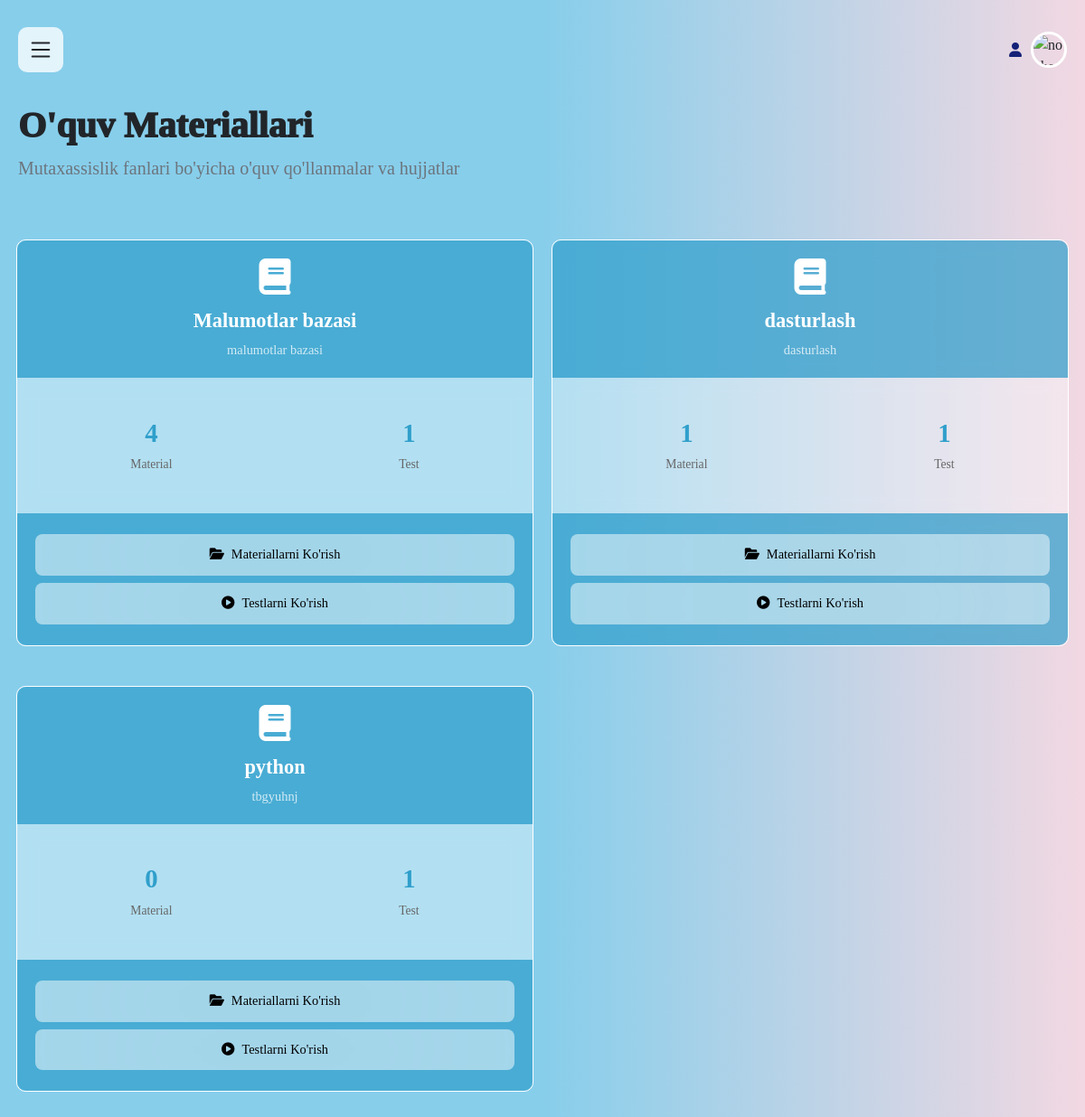
/documents/, run on the app's committed database.
### app1/models.py (models this page shows, shortened)
class Subject(models.Model):
    name = models.CharField(max_length=255)
    description = models.TextField(blank=True, null=True)

### app1/views.py (the view)
# urls.py: path('documents/', views.documents, name='documents'),
def documents(request):
    subjects = Subject.objects.prefetch_related('document_set').all()
    return render(request, 'app1/documents.html', {'subjects': subjects})

### templates/app1/documents.html (shortened to what this page needs)
{% extends 'base.html' %} {% block content %}
<div class="documents_box">
  <div class="row mb-5">
    <div class="col-12">
      <div
        class="d-flex justify-content-between align-items-center"
        id="new_mat"
      >
        <div>
          <h1>O'quv Materiallari</h1>
          <p class="lead text-muted">
            Mutaxassislik fanlari bo'yicha o'quv qo'llanmalar va hujjatlar
          </p>
        </div>
      </div>
    </div>
  </div>
  <div class="row" id="row">
    {% for subject in subjects %}
    <div class="col-xl-4 col-lg-6 mb-4" id="row_contaner">
      <div class="card">
        <div class="cont_fan">
          <i class="fas fa-book fa-3x mb-3"></i>
          <h4 class="card-title mb-2">{{ subject.name }}</h4>
          {% if subject.description %}
          <p class="card-text opacity-75 mb-0">
            {{ subject.description|truncatewords:15 }}
          </p>
          {% endif %}
        </div>
        <div class="card_info">
          <div>
            <h5>{{ subject.document_set.count }}</h5>
            <small>Material</small>
          </div>
          <div>
            <h5>{{ subject.test_set.count }}</h5>
            <small>Test</small>
          </div>
        </div>
        <div class="mat_button">
          <a href="{% url 'subject_documents' subject.id %}">
            <i class="fas fa-folder-open me-2"></i>Materiallarni Ko'rish
          </a>
          {% if subject.test_set.exists %}
          <a href="{% url 'tests' %}">
            <i class="fas fa-play-circle me-2"></i>Testlarni Ko'rish
          </a>
          {% endif %}
        </div>
      </div>
    </div>
    {% endfor %}
  </div>
</div>
{% endblock %}

### templates/base.html (style rules this page uses)
* { padding: 0; margin: 0; font-family: "Times New Roman", Times, serif; box-sizing: border-box; }
body { min-height: 100vh; overflow-x: hidden; background: linear-gradient(to right, #87ceeb, #87ceeb, #f2d8e2); }
h4 { font-size: 32px; font-weight: bold; }
body h1 { font-weight: 1000; }

### templates/app1/documents.html (style rules this page uses)
.documents_box { margin-bottom: 76px; margin-top: 30px; width: 100%; }
#row { margin-top: -40px; }
#row_contaner { background: none; padding: 10px; }
.card { border-radius: 15px; transition: transform 0.3s ease-in-out, box-shadow 0.3s ease-in-out; width: 100%; height: 100%; border-radius: 10px; margin-top: 30px; border: 1px solid #ffffff; background: none; background-color: none; display: flex; flex-direction: column; }
.cont_fan { width: 100%; text-align: center; border-radius: 10px 10px 0 0; padding: 25px; backdrop-filter: blur(10px); background: rgba(48, 159, 203, 0.712); color: #ffffff; flex-shrink: 0; }
.cont_fan i { font-size: 2.5rem; margin-bottom: 15px; }
.cont_fan h4 { font-size: 1.5rem; margin-bottom: 10px; font-weight: 600; }
.cont_fan p { font-size: 0.9rem; opacity: 0.9; }
.card_info { display: flex; justify-content: space-around; align-items: center; width: 100%; height: 100%; padding: 25px 0; backdrop-filter: blur(10px); background-color: rgba(255, 255, 255, 0.363); flex: 1; min-height: 120px; }
.card_info div { text-align: center; }
.card_info h5 { font-size: 2rem; font-weight: 700; color: rgb(48, 159, 203); margin-bottom: 5px; }
.card_info small { font-size: 0.85rem; color: #666; }
.mat_button { text-align: center; padding: 15px 10px; border-radius: 0 0 10px 10px; backdrop-filter: blur(10px); background: rgba(48, 159, 203, 0.712); flex-shrink: 0; }
.mat_button a { display: block; text-decoration: none; padding: 12px; border-radius: 8px; margin: 8px 10px; color: black; backdrop-filter: blur(100px); background-color: rgba(255, 255, 255, 0.511); transition: 0.3s ease; font-size: 0.9rem; font-weight: 500; }
@media (max-width: 1200px) { .documents_box { margin-top: 25px; margin-bottom: 70px; } }
@media (max-width: 1200px) { .col-xl-4 { flex: 0 0 50%; max-width: 50%; } }
@media (max-width: 1200px) { .cont_fan { padding: 20px; } }
@media (max-width: 1200px) { .cont_fan h4 { font-size: 1.4rem; } }
@media (max-width: 1200px) { .card_info h5 { font-size: 1.8rem; } }
.card { animation: fadeInUp 0.6s ease-out; }

### data on the page
Subject: name "Malumotlar bazasi", description "malumotlar bazasi", document_set.count "4", test_set.count "1", shows "Testlarni Ko'rish"
Subject: name "dasturlash", description "dasturlash", document_set.count "1", test_set.count "1", shows "Testlarni Ko'rish"
Subject: name "python", description "tbgyuhnj", document_set.count "0", test_set.count "1", shows "Testlarni Ko'rish"
